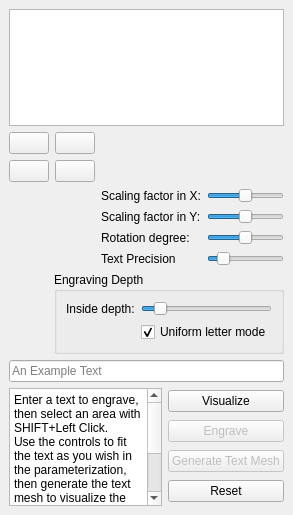
<?xml version="1.0" encoding="UTF-8"?>
<ui version="4.0">
 <class>EngraveWidget</class>
 <widget class="QDockWidget" name="EngraveWidget">
  <property name="geometry">
   <rect>
    <x>0</x>
    <y>0</y>
    <width>293</width>
    <height>515</height>
   </rect>
  </property>
  <property name="windowTitle">
   <string>Engraving</string>
  </property>
  <widget class="QWidget" name="dockWidgetContents">
   <layout class="QGridLayout" name="gridLayout" columnstretch="0">
    <item row="3" column="0">
     <widget class="QLineEdit" name="lineEdit">
      <property name="placeholderText">
       <string>An Example Text</string>
      </property>
     </widget>
    </item>
    <item row="4" column="0">
     <layout class="QHBoxLayout" name="horizontalLayout">
      <item>
       <spacer name="horizontalSpacer">
        <property name="orientation">
         <enum>Qt::Horizontal</enum>
        </property>
        <property name="sizeHint" stdset="0">
         <size>
          <width>40</width>
          <height>20</height>
         </size>
        </property>
       </spacer>
      </item>
      <item>
       <widget class="QTextBrowser" name="textBrowser">
        <property name="documentTitle">
         <string>Help</string>
        </property>
        <property name="html">
         <string>&lt;!DOCTYPE HTML PUBLIC &quot;-//W3C//DTD HTML 4.0//EN&quot; &quot;http://www.w3.org/TR/REC-html40/strict.dtd&quot;&gt;
&lt;html&gt;&lt;head&gt;&lt;meta name=&quot;qrichtext&quot; content=&quot;1&quot; /&gt;&lt;title&gt;Help&lt;/title&gt;&lt;style type=&quot;text/css&quot;&gt;
p, li { white-space: pre-wrap; }
&lt;/style&gt;&lt;/head&gt;&lt;body style=&quot; font-family:'Sans Serif'; font-size:9pt; font-weight:400; font-style:normal;&quot;&gt;
&lt;p style=&quot; margin-top:0px; margin-bottom:0px; margin-left:0px; margin-right:0px; -qt-block-indent:0; text-indent:0px;&quot;&gt;Enter a text to engrave, then select an area with SHIFT+Left Click.&lt;/p&gt;
&lt;p style=&quot; margin-top:0px; margin-bottom:0px; margin-left:0px; margin-right:0px; -qt-block-indent:0; text-indent:0px;&quot;&gt;Use the controls to fit the text as you wish in the parameterization, then generate the text mesh to visualize the engraving. Click Engrave to terminate. Click Reset to cancel everything and enable the area selection again.&lt;/p&gt;&lt;/body&gt;&lt;/html&gt;</string>
        </property>
       </widget>
      </item>
      <item>
       <layout class="QVBoxLayout" name="verticalLayout">
        <item>
         <widget class="QPushButton" name="visualizeButton">
          <property name="text">
           <string>Visualize</string>
          </property>
         </widget>
        </item>
        <item>
         <widget class="QPushButton" name="engraveButton">
          <property name="enabled">
           <bool>false</bool>
          </property>
          <property name="text">
           <string>Engrave</string>
          </property>
         </widget>
        </item>
        <item>
         <widget class="QPushButton" name="text_meshButton">
          <property name="enabled">
           <bool>false</bool>
          </property>
          <property name="text">
           <string>Generate Text Mesh</string>
          </property>
         </widget>
        </item>
        <item>
         <widget class="QPushButton" name="reset_button">
          <property name="text">
           <string>Reset</string>
          </property>
         </widget>
        </item>
       </layout>
      </item>
     </layout>
    </item>
    <item row="1" column="0">
     <layout class="QGridLayout" name="gridLayout_2" columnstretch="0,0,0,0">
      <item row="1" column="0">
       <widget class="QPushButton" name="t_up_pushButton">
        <property name="text">
         <string/>
        </property>
        <property name="icon">
         <iconset resource="../../Polyhedron_3.qrc">
          <normaloff>:/cgal/icons/resources/up.png</normaloff>:/cgal/icons/resources/up.png</iconset>
        </property>
       </widget>
      </item>
      <item row="5" column="3">
       <widget class="QSlider" name="rot_slider">
        <property name="minimum">
         <number>-179</number>
        </property>
        <property name="maximum">
         <number>179</number>
        </property>
        <property name="orientation">
         <enum>Qt::Horizontal</enum>
        </property>
       </widget>
      </item>
      <item row="0" column="1">
       <widget class="QPushButton" name="t_right_pushButton">
        <property name="text">
         <string/>
        </property>
        <property name="icon">
         <iconset resource="../../Polyhedron_3.qrc">
          <normaloff>:/cgal/icons/resources/right_arrow.png</normaloff>:/cgal/icons/resources/right_arrow.png</iconset>
        </property>
       </widget>
      </item>
      <item row="0" column="3">
       <spacer name="horizontalSpacer_2">
        <property name="orientation">
         <enum>Qt::Horizontal</enum>
        </property>
        <property name="sizeHint" stdset="0">
         <size>
          <width>40</width>
          <height>20</height>
         </size>
        </property>
       </spacer>
      </item>
      <item row="1" column="1">
       <widget class="QPushButton" name="t_down_pushButton">
        <property name="text">
         <string/>
        </property>
        <property name="icon">
         <iconset resource="../../Polyhedron_3.qrc">
          <normaloff>:/cgal/icons/resources/down.png</normaloff>:/cgal/icons/resources/down.png</iconset>
        </property>
       </widget>
      </item>
      <item row="3" column="2">
       <widget class="QLabel" name="label_2">
        <property name="text">
         <string>Scaling factor in X:</string>
        </property>
       </widget>
      </item>
      <item row="0" column="0">
       <widget class="QPushButton" name="t_left_pushButton">
        <property name="text">
         <string/>
        </property>
        <property name="icon">
         <iconset resource="../../Polyhedron_3.qrc">
          <normaloff>:/cgal/icons/resources/left_arrow.png</normaloff>:/cgal/icons/resources/left_arrow.png</iconset>
        </property>
       </widget>
      </item>
      <item row="5" column="2">
       <widget class="QLabel" name="label">
        <property name="text">
         <string>Rotation degree:</string>
        </property>
       </widget>
      </item>
      <item row="3" column="3">
       <widget class="QSlider" name="scalX_slider">
        <property name="maximum">
         <number>2000</number>
        </property>
        <property name="singleStep">
         <number>1</number>
        </property>
        <property name="value">
         <number>1000</number>
        </property>
        <property name="sliderPosition">
         <number>1000</number>
        </property>
        <property name="orientation">
         <enum>Qt::Horizontal</enum>
        </property>
       </widget>
      </item>
      <item row="4" column="3">
       <widget class="QSlider" name="scalY_slider">
        <property name="maximum">
         <number>2000</number>
        </property>
        <property name="pageStep">
         <number>10</number>
        </property>
        <property name="value">
         <number>1000</number>
        </property>
        <property name="orientation">
         <enum>Qt::Horizontal</enum>
        </property>
       </widget>
      </item>
      <item row="4" column="2">
       <widget class="QLabel" name="label_4">
        <property name="text">
         <string>Scaling factor in Y:</string>
        </property>
       </widget>
      </item>
      <item row="6" column="3">
       <widget class="QSlider" name="text_prec_slider">
        <property name="minimum">
         <number>1</number>
        </property>
        <property name="value">
         <number>15</number>
        </property>
        <property name="orientation">
         <enum>Qt::Horizontal</enum>
        </property>
       </widget>
      </item>
      <item row="6" column="2">
       <widget class="QLabel" name="label_5">
        <property name="text">
         <string>Text Precision</string>
        </property>
       </widget>
      </item>
     </layout>
    </item>
    <item row="0" column="0">
     <widget class="QGraphicsView" name="graphicsView"/>
    </item>
    <item row="2" column="0">
     <layout class="QHBoxLayout" name="horizontalLayout_2">
      <item>
       <spacer name="horizontalSpacer_3">
        <property name="orientation">
         <enum>Qt::Horizontal</enum>
        </property>
        <property name="sizeHint" stdset="0">
         <size>
          <width>40</width>
          <height>20</height>
         </size>
        </property>
       </spacer>
      </item>
      <item>
       <widget class="QGroupBox" name="groupBox">
        <property name="title">
         <string>Engraving Depth</string>
        </property>
        <layout class="QGridLayout" name="gridLayout_3">
         <item row="0" column="0">
          <widget class="QLabel" name="label_3">
           <property name="text">
            <string>Inside depth:</string>
           </property>
          </widget>
         </item>
         <item row="1" column="1">
          <widget class="QCheckBox" name="letter_checkBox">
           <property name="toolTip">
            <string>All the vertices in a single letter use the same normal, which is the mean normal of the vertices of the letter.</string>
           </property>
           <property name="text">
            <string>Uniform letter mode</string>
           </property>
           <property name="checked">
            <bool>true</bool>
           </property>
          </widget>
         </item>
         <item row="0" column="1">
          <widget class="QSlider" name="bot_slider">
           <property name="maximum">
            <number>10000</number>
           </property>
           <property name="value">
            <number>1000</number>
           </property>
           <property name="orientation">
            <enum>Qt::Horizontal</enum>
           </property>
          </widget>
         </item>
        </layout>
       </widget>
      </item>
     </layout>
    </item>
   </layout>
  </widget>
 </widget>
 <resources>
  <include location="../../Polyhedron_3.qrc"/>
  <include location="../../Polyhedron_3.qrc"/>
 </resources>
 <connections/>
</ui>
